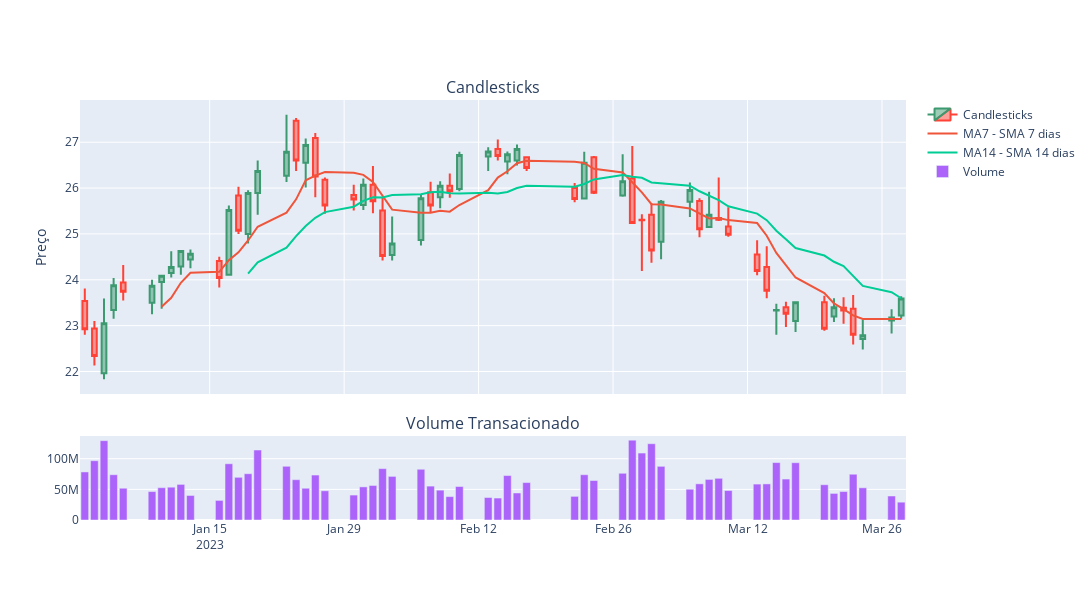

Notebook cell for this chart:
### Code cell
# Criando subplots
fig = make_subplots(rows=2, cols=1, shared_xaxes=True, vertical_spacing=0.1,
                    subplot_titles=('Candlesticks', 'Volume Transacionado'),
                    row_width=[0.2, 0.7])

# Adicionando gráfico de candlesticks
fig.add_trace(
    go.Candlestick(x = df.index,
                   open=df['Abertura'],
                   high=df['Maximo'],
                   close=df['Fechamento'],
                   low=df['Minimo'],
                   name='Candlesticks'),
    row=1, col=1 )

# Adicionando SMA's
fig.add_trace(
    go.Scatter(
        x = df.index,
        y= df['MA7'],
        mode='lines',
        name='MA7 - SMA 7 dias'
    ),
    col=1, row=1
)

fig.add_trace(
    go.Scatter(
        x = df.index,
        y= df['MA14'],
        mode='lines',
        name='MA14 - SMA 14 dias'
    ),
    col=1, row=1
)

# Adicionando gráfico de barras para o volume
fig.add_trace(
    go.Bar(
        x = df.index,
        y = df['Volume'],
        name='Volume'
    ),
    row=2, col=1
)

fig.update_layout(
    yaxis_title='Preço',
    xaxis_rangeslider_visible=False,
    width=1100, height=600
)

fig.show()
